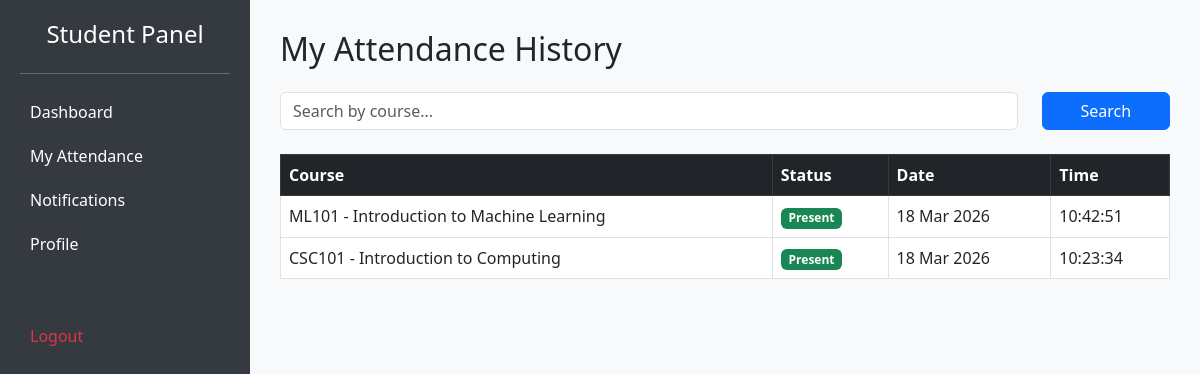
/student/attendance_history.php (signed in), run on the app's committed database.
### tables this page shows
CREATE TABLE `attendance` (
  `id` int(11) NOT NULL,
  `student_id` int(11) NOT NULL,
  `course_id` int(11) NOT NULL,
  `session_id` int(11) NOT NULL,
  `status` enum('present','absent') DEFAULT 'absent',
  `marked_at` timestamp NOT NULL DEFAULT current_timestamp()
);

CREATE TABLE `courses` (
  `id` int(11) NOT NULL,
  `code` varchar(20) NOT NULL,
  `name` varchar(100) NOT NULL,
  `lecturer_id` int(11) DEFAULT NULL,
  `created_at` timestamp NOT NULL DEFAULT current_timestamp()
);

### student/attendance_history.php (the view, shortened to what this page needs)
<?php
include '../config.php';
$student_id = $_SESSION['student_id'];
$course_filter = $conn->real_escape_string($_GET['course'] ?? '');
$attendance = $conn->query("
    SELECT c.code, c.name, a.status, a.marked_at
    FROM attendance a
    JOIN courses c ON a.course_id = c.id
    WHERE a.student_id = $student_id
    AND (c.code LIKE '%$course_filter%' OR c.name LIKE '%$course_filter%')
    ORDER BY a.marked_at DESC
");
?>
<!DOCTYPE html>
<html>
<head>
<link href="https://cdn.jsdelivr.net/npm/bootstrap@5.3.0/dist/css/bootstrap.min.css" rel="stylesheet">
</head>
<body>
<div class="sidebar">
<h4 class="text-center mb-4">Student Panel</h4>
<hr>
<a href="dashboard.php">Dashboard</a>
<a href="attendance_history.php" class="active">My Attendance</a>
<a href="#">Notifications</a>
<a href="#">Profile</a>
<a href="../logout.php" class="mt-5 text-danger">Logout</a>
</div>
<div class="main-content">
<h2 class="mb-4">My Attendance History</h2>
<form method="GET" class="mb-4">
<div class="row">
<div class="col-md-10">
<input type="text" name="course" class="form-control"
placeholder="Search by course..."
value="<?= htmlspecialchars($course_filter) ?>">
</div>
<div class="col-md-2">
<button class="btn btn-primary w-100">Search</button>
</div>
</div>
</form>
<table class="table table-bordered">
<thead class="table-dark">
<tr>
<th>Course</th>
<th>Status</th>
<th>Date</th>
<th>Time</th>
</tr>
</thead>
<tbody>
<?php if($attendance && $attendance->num_rows > 0): ?>
<?php while($row = $attendance->fetch_assoc()): ?>
<tr>
<td><?= $row['code'] ?> - <?= $row['name'] ?></td>
<td>
<?php if($row['status'] == 'present'): ?>
<span class="badge bg-success">Present</span>
<?php else: ?>
<span class="badge bg-danger">Absent</span>
<?php endif; ?>
</td>
<td><?= date("d M Y", strtotime($row['marked_at'])) ?></td>
<td><?= date("H:i:s", strtotime($row['marked_at'])) ?></td>
</tr>
<?php endwhile; ?>
<?php else: ?>
<tr>
<td colspan="4" class="text-center">No records found</td>
</tr>
<?php endif; ?>
</tbody>
</table>
</div>
</body>
</html>

### student/attendance_history.php (style rules this page uses)
body { background:#f8f9fa; }
.sidebar { width:250px; height:100vh; position:fixed; left:0; top:0; background:#343a40; color:white; padding:20px; }
.sidebar a { color:white; display:block; padding:10px; text-decoration:none; border-radius:5px; }
.main-content { margin-left:250px; padding:30px; }

### data on the page
attendance: course.code "ML101", course.name "Introduction to Machine Learning", status "Present", marked_at "18 Mar 2026", marked_at "10:42:51"
attendance: course.code "CSC101", course.name "Introduction to Computing", status "Present", marked_at "18 Mar 2026", marked_at "10:23:34"
